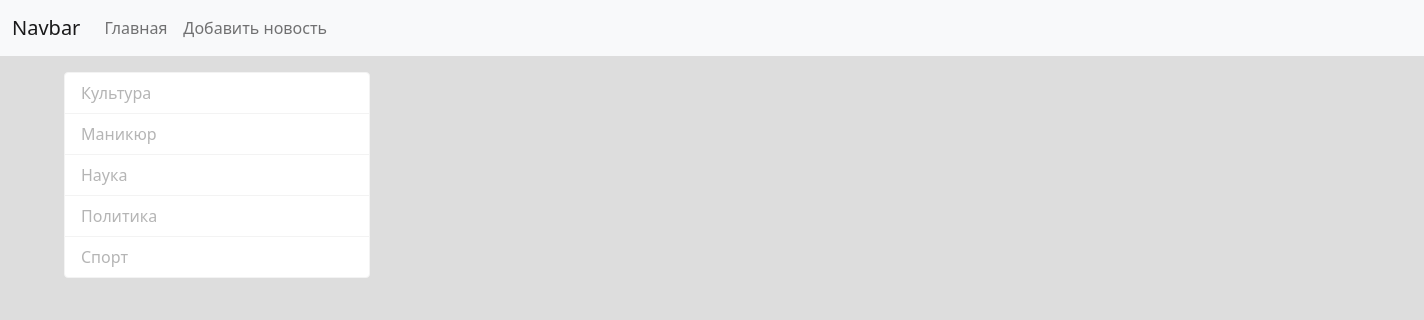
Page /news/category/3/ on the earlier database version.
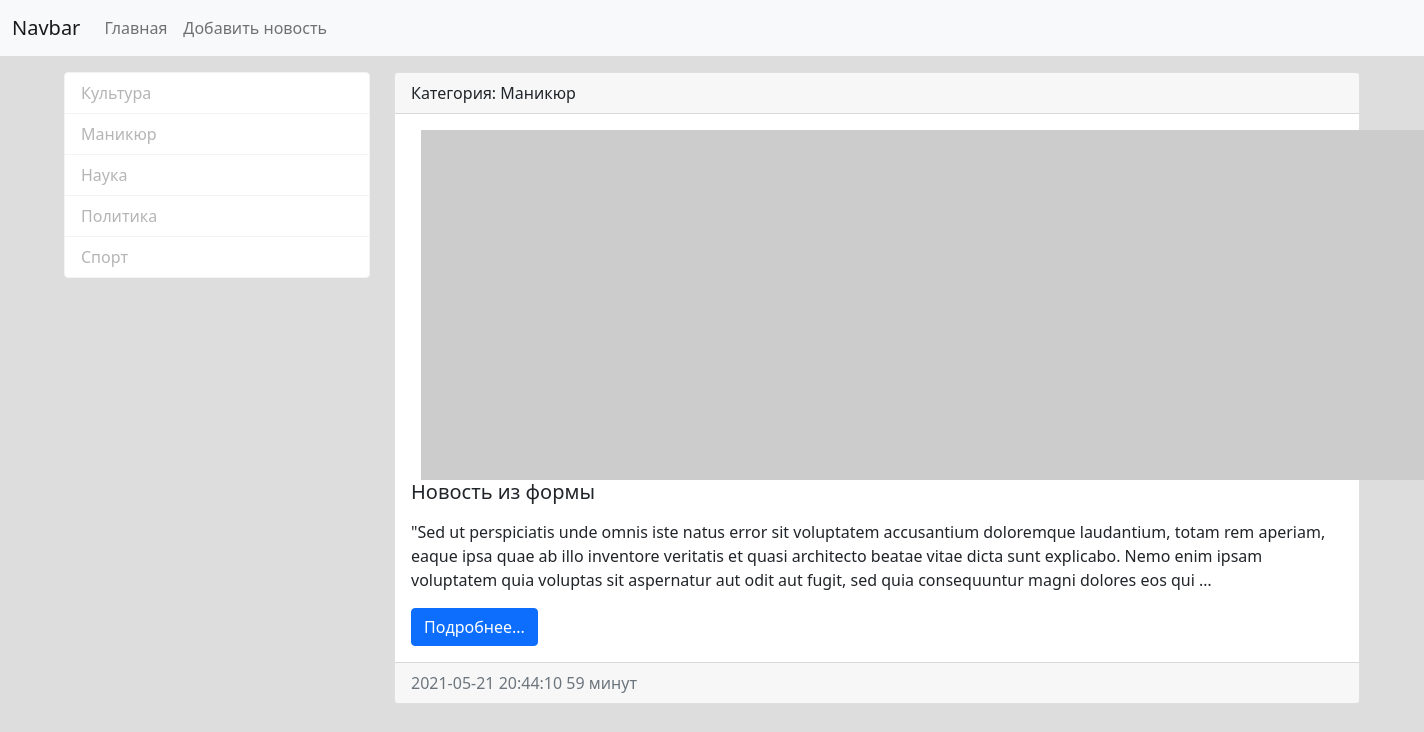
Same page on the later database version.
### news/models.py (models this page shows, shortened)
class Category(models.Model):
    category_name = models.CharField(max_length=150, db_index=True, verbose_name='Наименование категории')
    def get_absolute_url(self):
        return reverse('news:category', kwargs={'category_pk': self.pk})
    def __str__(self):
        return self.category_name
    class Meta:
        verbose_name = 'Категория'
        verbose_name_plural = 'Категории'
        ordering = ['category_name']

class News(models.Model):
    title = models.CharField(max_length=150, verbose_name='Заголовок')
    content = models.TextField(blank=True, verbose_name='Контент')
    created_at = models.DateTimeField(auto_now_add=True, verbose_name='Дата публикации')
    updated_at = models.DateTimeField(auto_now=True, verbose_name='Обновлено')
    photo = models.ImageField(upload_to='photo/%Y/%m/%d', blank=True)
    is_published = models.BooleanField(default=True, verbose_name='Опубликовано')
    category = models.ForeignKey('Category', on_delete=models.PROTECT, verbose_name='Категория')
    def get_absolute_url(self):
        return reverse('news:view_news', kwargs={'news_pk': self.pk})
    class Meta:
        verbose_name = 'Новость'
        verbose_name_plural = 'Новости'
        ordering = ['created_at']

### news/views.py (the view)
# urls.py: path('category/<int:category_pk>/', views.get_category, name='category'),
def get_category(request, category_pk):
    news = News.objects.filter(category_id=category_pk)
    category = Category.objects.get(pk=category_pk)
    context = {'news': news, 'category': category} # удалена 'categories'
    return render(request, 'news/category.html', context)

### news/templatetags/news_tags.py (called while the page is built)
@register.inclusion_tag('news/list_categories.html')
def show_categories(arg1='Hello', arg2='world.'):
    categories = Category.objects.all()
    return {'categories': categories, 'arg1': arg1, 'arg2':arg2 }

### news/templates/news/category.html (shortened to what this page needs)
{% extends 'base.html' %}
{% block sidebar %}
{% include 'inc/_sidebar.html' %}
{% endblock %}
{% block content %}
{% for item in news %}
<div class="card mb-3">
    <div class="card-header">
        Категория: {{ item.category }}
    </div>
    <div class="card-body">
        <div class="media">
            {% if item.photo %}
            <img src="{{ item.photo.url }}" alt="" width="350" align="left" hspace="10" class="mr-3">
            {% else %}
            <img src="https://picsum.photos/id/1060/350/235/?blur=2" align="left" hspace="10" alt=""
                 class="mr-3">
            {% endif %}
            <div class="media-body">
                <h5 class="card-title">{{ item.title }}</h5>
                <p class="card-text">{{ item.content|safe|linebreaks|truncatewords:50 }}</p>
                <a href="{{ item.get_absolute_url }}" class="btn btn-primary">Подробнее...</a>
            </div>
        </div>
    </div>
    <div class="card-footer text-muted">
        {{ item.created_at|date:"Y-m-d H:i:s" }}
        {{ item.created_at|timesince }}
    </div>
</div>
{% endfor %}
{% endblock %}

### templates/base.html (shortened to what this page needs)
{% load static %}
<!doctype html>
<html lang="en">
<head>
    <link href="{% static 'bootstrap/css/bootstrap.min.css' %}" rel="stylesheet">
    <link href="{% static 'css/style.css' %}" rel="stylesheet">
</head>
<body>
{% include 'inc/_nav.html' %}
<div class="container mt-3">
    <div class="row">
        <div class="col-md-3">
            {% block sidebar %}SIDEBAR{% endblock %}
        </div>
        <div class="col-md-9">
            {% block content %}CONTENT{% endblock %}
        </div>
    </div>
</div>
</body>
</html>

### templates/inc/_nav.html (shortened to what this page needs)
<nav class="navbar navbar-expand-lg navbar-light bg-light">
    <div class="container-fluid">
        <a class="navbar-brand" href="/">Navbar</a>
        <div class="collapse navbar-collapse" id="navbarSupportedContent">
            <ul class="navbar-nav me-auto mb-2 mb-lg-0">
                <li class="nav-item"><a class="nav-link" href="{% url 'news:home' %}">Главная</a></li>
                <li class="nav-item"><a class="nav-link" href="{% url 'news:add_news' %}">Добавить новость</a></li>
            </ul>
        </div>
    </div>
</nav>

### templates/inc/_sidebar.html (shortened to what this page needs)
{% load news_tags %}
{% show_categories%}

### news/templates/news/list_categories.html
<div class="list-group">
    {% for item in categories %}
    <a href="{{ item.get_absolute_url }}" class="list-group-item list-group-item-action active"
       aria-current="true">{{ item.category_name }} </a>
    {% endfor %}
</div>

### mynews/static/css/style.css (style rules this page uses)
body { background-color: #dddddd; }
.list-group-item.active { z-index: 2; color: #b5b5b5; background-color: #ffffff; border-color: #f3f3f3; }

Differences in the rows shown:
added News: category "Маникюр", title "Новость из формы", content "\"Sed ut perspiciatis unde omnis iste natus error sit voluptatem accusantium doloremque laudantium, totam rem aperiam, eaque ipsa quae ab illo inventore veritatis et quasi architecto beatae vitae dicta sunt explicabo. Nemo enim ipsam voluptatem quia voluptas sit aspernatur aut odit aut fugit, sed quia consequuntur magni dolores eos qui …", created_at "2021-05-21 20:44:10", created_at "59 минут"
